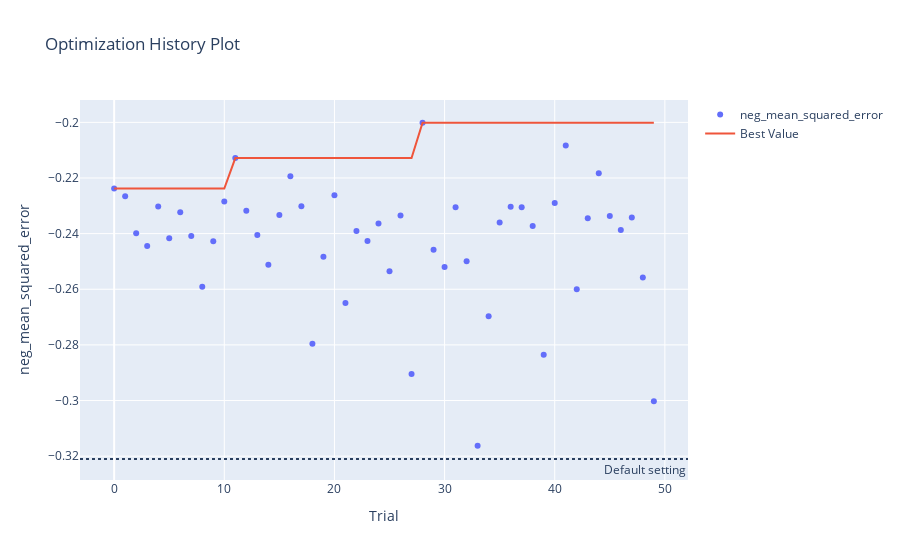

Write notebook code for a chart like this one.
### Markdown cell above
### Tuning a model

### Code cell
import PineBioML.model.supervised.Regression as tuner

xgb = tuner.XGBoost_tuner(target="mse", kernel_seed=11, valid_seed = 2222, optuna_seed = 333).fit(x_train, y_train)
xgb.plot()

### Figure 1 — Plotly figure (JSON) as saved in the notebook; plotly's stock layout.template omitted (floating-point values rounded to 4 significant figures)
{"data": [{"mode": "markers", "name": "neg_mean_squared_error", "type": "scatter", "x": [0, 1, 2, 3, 4, 5, 6, 7, 8, 9, 10, 11, 12, 13, 14, 15, 16, 17, 18, 19, 20, 21, 22, 23, 24, 25, 26, 27, 28, 29, 30, 31, 32, 33, 34, 35, 36, 37, 38, 39, 40, 41, 42, 43, 44, 45, 46, 47, 48, 49], "y": [-0.2238, -0.2265, -0.2399, -0.2444, -0.2302, -0.2417, -0.2323, -0.2409, -0.2591, -0.2428, -0.2284, -0.2128, -0.2318, -0.2405, -0.2512, -0.2333, -0.2194, -0.2301, -0.2796, -0.2483, -0.2262, -0.2649, -0.2391, -0.2426, -0.2364, -0.2535, -0.2335, -0.2904, -0.2001, -0.2458, -0.252, -0.2305, -0.2499, -0.3163, -0.2697, -0.236, -0.2304, -0.2305, -0.2373, -0.2836, -0.229, -0.2084, -0.26, -0.2345, -0.2183, -0.2337, -0.2387, -0.2342, -0.2558, -0.3003]}, {"mode": "lines", "name": "Best Value", "type": "scatter", "x": [0, 1, 2, 3, 4, 5, 6, 7, 8, 9, 10, 11, 12, 13, 14, 15, 16, 17, 18, 19, 20, 21, 22, 23, 24, 25, 26, 27, 28, 29, 30, 31, 32, 33, 34, 35, 36, 37, 38, 39, 40, 41, 42, 43, 44, 45, 46, 47, 48, 49], "y": [-0.2238, -0.2238, -0.2238, -0.2238, -0.2238, -0.2238, -0.2238, -0.2238, -0.2238, -0.2238, -0.2238, -0.2128, -0.2128, -0.2128, -0.2128, -0.2128, -0.2128, -0.2128, -0.2128, -0.2128, -0.2128, -0.2128, -0.2128, -0.2128, -0.2128, -0.2128, -0.2128, -0.2128, -0.2001, -0.2001, -0.2001, -0.2001, -0.2001, -0.2001, -0.2001, -0.2001, -0.2001, -0.2001, -0.2001, -0.2001, -0.2001, -0.2001, -0.2001, -0.2001, -0.2001, -0.2001, -0.2001, -0.2001, -0.2001, -0.2001]}, {"marker": {"color": "#cccccc"}, "mode": "markers", "name": "Infeasible Trial", "showlegend": false, "type": "scatter", "x": [], "y": []}], "layout": {"annotations": [{"showarrow": false, "text": "Default setting", "x": 1, "xanchor": "right", "xref": "x domain", "y": -0.321, "yanchor": "top", "yref": "y"}], "shapes": [{"line": {"dash": "dot"}, "type": "line", "x0": 0, "x1": 1, "xref": "x domain", "y0": -0.321, "y1": -0.321, "yref": "y"}], "title": {"text": "Optimization History Plot"}, "xaxis": {"title": {"text": "Trial"}}, "yaxis": {"title": {"text": "neg_mean_squared_error"}}}}
